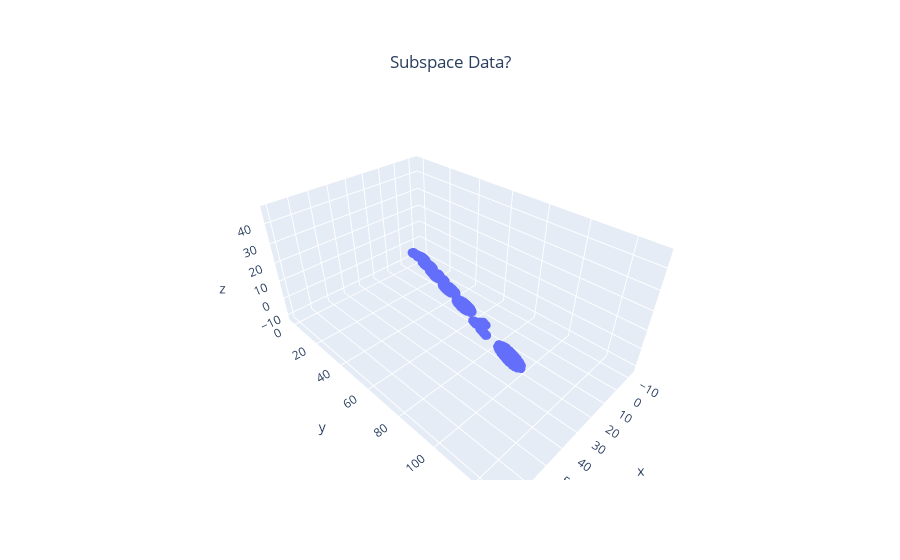

Notebook code cell kept with this figure:
### Markdown cell above
### Fix the code in 'CELL 2' so that
It does look in the same shape despite it is always projected randomly to some plane in 3D.  

Note that if 3 is change with N, your code should also work for N-D.

### Code cell
# when this cell is run, similar to 'CELL 2', text in T1 will be project onto a plane in Nd-Dimensions
# in order so that we can generate high dimensional data later in the assignment
# you are to fill in the following function

# we are implementing this following function

def DataInND(M, Nd = 3, NoiseLevel = 0.0, NoiseType = 'Normal'):
    '''
    M is a 2xK matrix, indicating that there are K data points in 2D
    Nd is the dimension to which data in M will be projected onto a random plane, Nd defaults to 3
    After projection Res is a NdxK matrix, it should be rank-2 at this point
    If NoiseLevel is not zero:
        a random matrix that is also NdxK and this matrix is added to the Res
        after being multiplied by NoiseLevel
    Random matrix is generated using randn() if NoiseType is 'Normal' else rand()

    Finally Res is returned
    '''
    # Generate a random projection matrix of size Nd x 2
    B = np.random.rand(Nd, 2)

    # Project the 2D data (M) into Nd-dimensional space
    Res = B @ M

    # Add noise if specified

    if NoiseLevel > 0:
        if NoiseType == 'Normal':
            noise = np.random.randn(*Res.shape) # Normal distribution
        elif NoiseType == 'Uniform':
            noise = np.random.rand(*Res.shape) # Uniform distribution
        else:
            print("Invalid NoiseType. Use 'Normal' or 'Uniform'. Defaulting to 'Normal'.")
            noise = np.random.randn(*Res.shape)
        Res += NoiseLevel * noise



    return Res

# do not change the following
# if your function works, following should work
ND_Data = DataInND(T1)

# at the end the following display the data in
if Nd == 3: # let's plot if it is viewable
    CMe(ND_Data)

### Figure 1 — Plotly figure (JSON) as saved in the notebook; plotly's stock layout.template omitted (floating-point values rounded to 4 significant figures; data arrays with more than 128 entries replaced by an {"elided": "..."} marker saying what was removed)
{"data": [{"marker": {"size": 3}, "mode": "markers", "name": "Plane", "type": "scatter3d", "x": {"elided": "932 float values"}, "y": {"elided": "932 float values"}, "z": {"elided": "932 float values"}}], "layout": {"title": {"text": "Subspace Data?", "x": 0.5, "xanchor": "center", "y": 0.9, "yanchor": "top"}}}
